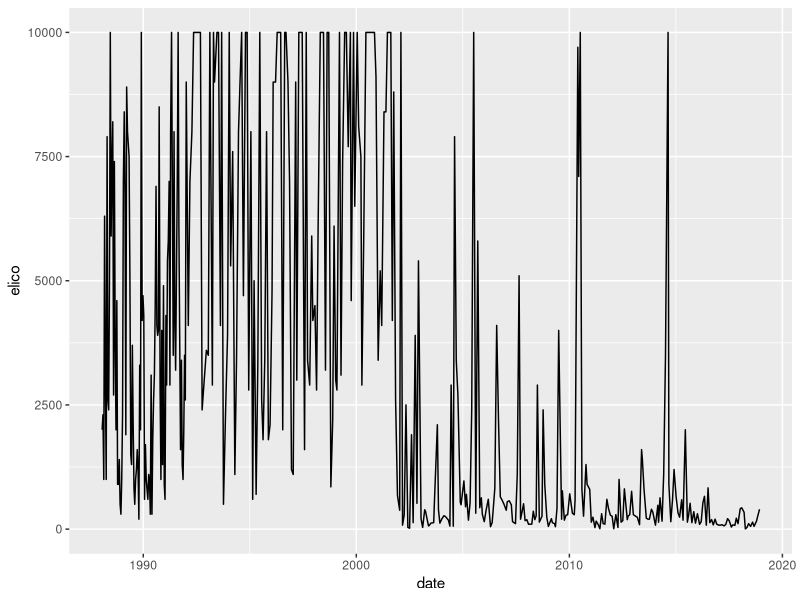

Here is the R script that generated this plot:
library(tidyr)
library(dplyr)
library(ggplot2)

waterdata <- read.csv(file = "water_quality.csv", header = T,encoding = "UTF-8")
waterdata<-as_tibble(waterdata)
waterdata %>% 
  mutate(elico=ifelse(E..coli..cfu.100mL.>9999,9999,E..coli..cfu.100mL.)) %>% 
  mutate(date=as.Date(waterdata$Dates)) %>% 
  select(date,elico) %>% 
  ggplot(aes(x=date,y=elico))+
  geom_line()